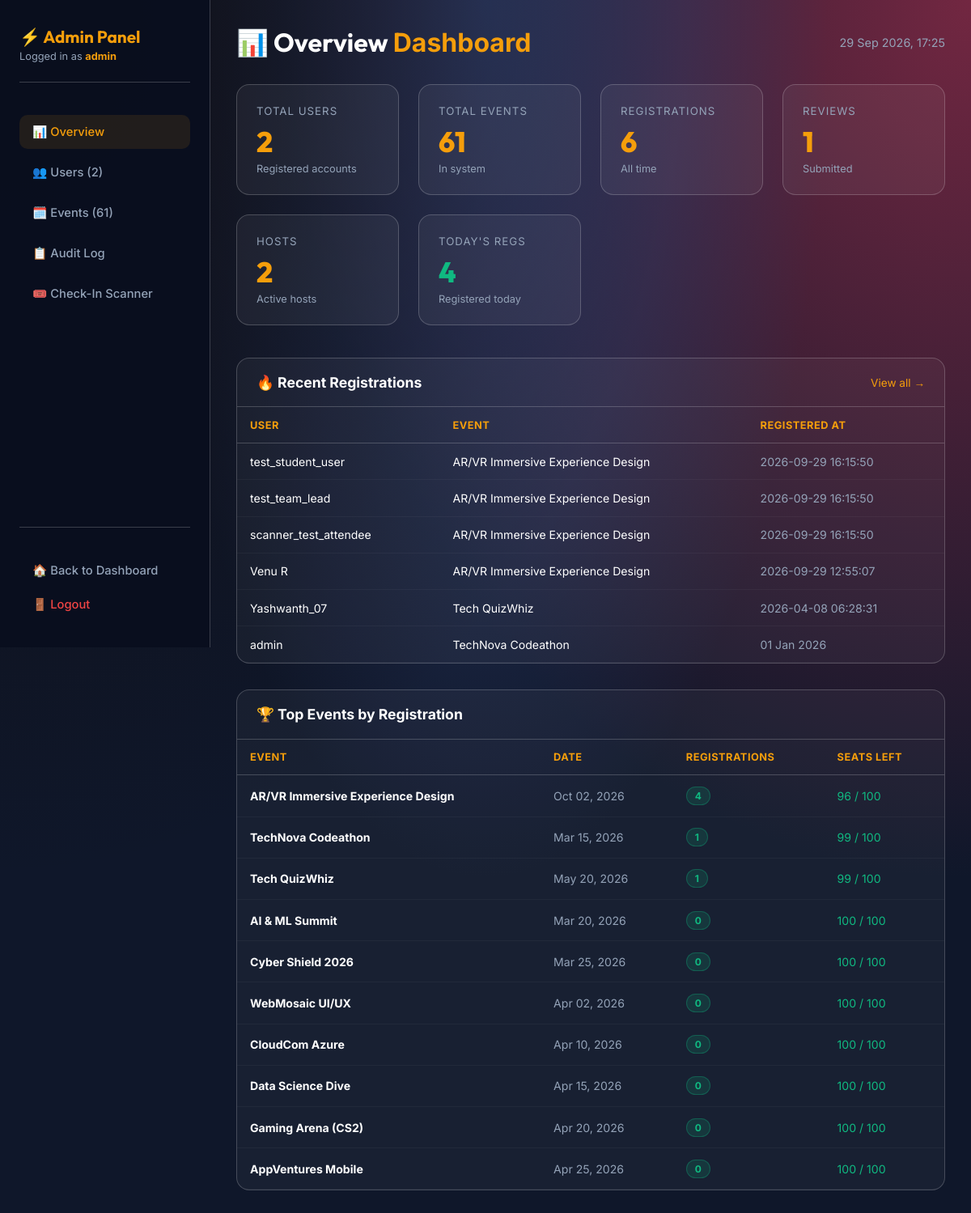
Page /admin (signed in) on the earlier database version.
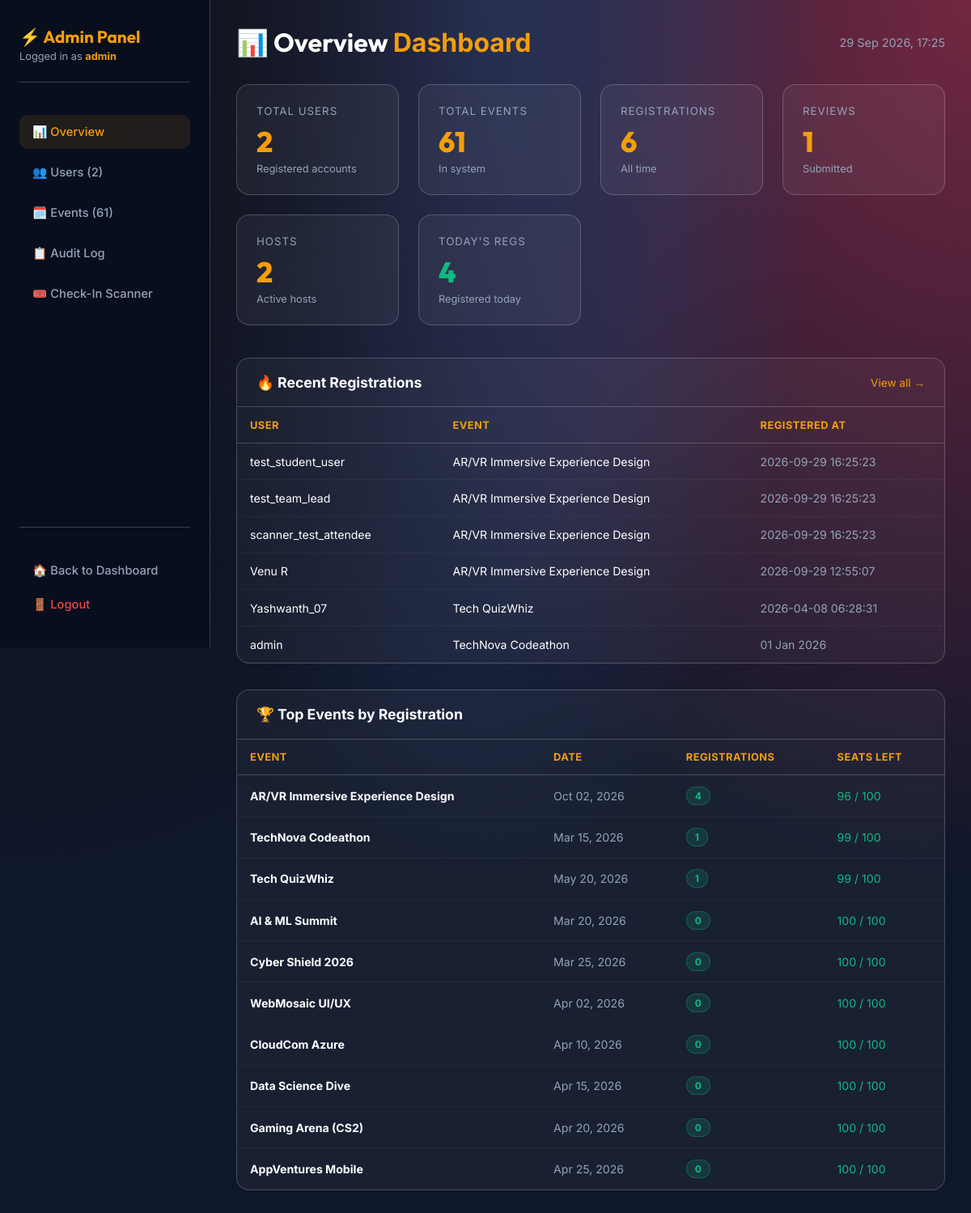
Same page on the later database version.
### tables this page shows
CREATE TABLE registrations 
                 (id INTEGER PRIMARY KEY AUTOINCREMENT, username TEXT, event_id INTEGER, 
                  full_name TEXT, email TEXT, phone TEXT, college_id TEXT, 
                  timestamp DATETIME DEFAULT CURRENT_TIMESTAMP, payment_method TEXT, upi_id TEXT, checked_in INTEGER DEFAULT 0, checkin_time DATETIME, team_name TEXT DEFAULT '', team_members TEXT DEFAULT '[]', status TEXT DEFAULT 'active', cancelled_at DATETIME, ticket_code TEXT DEFAULT '');

CREATE TABLE events
                 (id INTEGER PRIMARY KEY AUTOINCREMENT, title TEXT, date TEXT, desc TEXT, 
                  price TEXT, color TEXT, image TEXT, purpose TEXT, full_details TEXT, outcome TEXT, seats_total INTEGER DEFAULT 100, seats_filled INTEGER DEFAULT 0, is_draft INTEGER DEFAULT 0, featured INTEGER DEFAULT 0, venue TEXT DEFAULT 'Online', venue_address TEXT DEFAULT 'Tech Park Campus, Innovation Block A, Bangalore - 560103');

### backend/app.py (the view)
@app.route('/admin')
@admin_required
def admin_dashboard():
    username = session.get('username')
    stats = get_admin_stats()
    conn = get_db(row_factory=True)
    c = conn.cursor()
    c.execute('''SELECT r.username, e.title as event_title, r.timestamp
                 FROM registrations r JOIN events e ON r.event_id=e.id
                 ORDER BY r.timestamp DESC LIMIT 10''')
    recent_regs = [dict(row) for row in c.fetchall()]
    c.execute('''SELECT e.*, COUNT(r.id) as reg_count,
                 (COALESCE(e.seats_total,100) - COUNT(r.id)) as seats_left
                 FROM events e LEFT JOIN registrations r ON e.id=r.event_id
                 GROUP BY e.id ORDER BY reg_count DESC LIMIT 10''')
    top_events = [dict(row) for row in c.fetchall()]
    conn.close()
    log_action(username, 'admin_view', 'dashboard')
    return render_template('admin/dashboard.html', username=username, stats=stats,
                           active='dashboard', recent_regs=recent_regs, top_events=top_events,
                           now=datetime.now().strftime('%d %b %Y, %H:%M'))

### backend/app.py (called while the page is built, shortened)
def get_db(timeout=60.0, row_factory=False):
    conn = getattr(_thread_local, 'conn', None)
    return conn

def is_host():
    if not session.get('loggedin'):
        return False
    if session.get('role') == 'host' or session.get('is_admin'):
        return True

def is_admin():
    if not session.get('loggedin'):
        return False
    if session.get('is_admin'):
        return True

def log_action(username, action, details=''):
    try:
        ip = request.remote_addr or '' if request else ''
        _LOG_QUEUE.put_nowait((username or 'anonymous', action, str(details or ''), ip))
    except Exception:
        pass

@app.context_processor
def inject_user_data():
    current_user = None
    user_is_admin = False
    user_is_host = False
    if session.get('loggedin'):
        username = session.get('username')
        user_is_admin = is_admin()
        user_is_host = is_host()
        photo = session.get('profile_photo')
        current_user = {'username': username, 'profile_photo': photo}
    return dict(current_user=current_user, is_admin=user_is_admin, is_host=user_is_host)

def admin_required(f):
    @wraps(f)
    def decorated(*args, **kwargs):
        if not session.get('loggedin'):
            return redirect(url_for('login'))
        username = session.get('username', '').lower()
        conn = get_db()
        c = conn.cursor()
        c.execute('SELECT is_admin FROM users WHERE LOWER(username)=?', (username,))
        row = c.fetchone()
        conn.close()
        is_admin_user = (row and row[0] == 1) or username in ('admin', 'venu r')
        if not is_admin_user:
            flash('Access denied. Admin only.', 'error')
            return redirect(url_for('dashboard'))
        return f(*args, **kwargs)
    return decorated

@app.after_request
def add_security_headers(response):
    response.headers['X-Content-Type-Options'] = 'nosniff'
    response.headers['X-Frame-Options'] = 'SAMEORIGIN'
    if request.path.startswith('/static/'):
        response.headers['Cache-Control'] = 'no-cache, must-revalidate, max-age=0'
    return response

    def __getattr__(self, name):
        return getattr(self._raw_conn, name)

    def close(self):
        pass

### frontend/templates/admin/dashboard.html
{% extends "admin/base.html" %}
{% block content %}
<div class="admin-header">
    <h1>📊 Overview <span>Dashboard</span></h1>
    <span style="color:var(--text-muted);font-size:0.9rem">{{ now }}</span>
</div>
<div class="stat-grid">
    <div class="stat-card">
        <div class="stat-label">Total Users</div>
        <div class="stat-value">{{ stats.total_users }}</div>
        <div class="stat-sub">Registered accounts</div>
    </div>
    <div class="stat-card">
        <div class="stat-label">Total Events</div>
        <div class="stat-value">{{ stats.total_events }}</div>
        <div class="stat-sub">In system</div>
    </div>
    <div class="stat-card">
        <div class="stat-label">Registrations</div>
        <div class="stat-value">{{ stats.total_regs }}</div>
        <div class="stat-sub">All time</div>
    </div>
    <div class="stat-card">
        <div class="stat-label">Reviews</div>
        <div class="stat-value">{{ stats.total_reviews }}</div>
        <div class="stat-sub">Submitted</div>
    </div>
    <div class="stat-card">
        <div class="stat-label">Hosts</div>
        <div class="stat-value">{{ stats.total_hosts }}</div>
        <div class="stat-sub">Active hosts</div>
    </div>
    <div class="stat-card">
        <div class="stat-label">Today's Regs</div>
        <div class="stat-value" style="color:#10b981">{{ stats.today_regs }}</div>
        <div class="stat-sub">Registered today</div>
    </div>
</div>
<div class="panel-section">
    <div class="panel-section-header">
        <h3>🔥 Recent Registrations</h3>
        <a href="{{ url_for('admin_users') }}" style="font-size:0.85rem;color:var(--admin-accent);text-decoration:none">View all →</a>
    </div>
    <table class="admin-table">
        <thead>
            <tr>
                <th>User</th>
                <th>Event</th>
                <th>Registered At</th>
            </tr>
        </thead>
        <tbody>
            {% for r in recent_regs %}
            <tr>
                <td>{{ r.username }}</td>
                <td>{{ r.event_title }}</td>
                <td style="color:var(--text-muted)">{{ r.timestamp }}</td>
            </tr>
            {% else %}
            <tr><td colspan="3" style="color:var(--text-muted);padding:2rem;text-align:center">No registrations yet</td></tr>
            {% endfor %}
        </tbody>
    </table>
</div>
<div class="panel-section">
    <div class="panel-section-header">
        <h3>🏆 Top Events by Registration</h3>
    </div>
    <table class="admin-table">
        <thead>
            <tr>
                <th>Event</th>
                <th>Date</th>
                <th>Registrations</th>
                <th>Seats Left</th>
            </tr>
        </thead>
        <tbody>
            {% for ev in top_events %}
            <tr>
                <td><strong>{{ ev.title }}</strong></td>
                <td style="color:var(--text-muted)">{{ ev.date }}</td>
                <td><span class="badge badge-active">{{ ev.reg_count }}</span></td>
                <td style="color:{% if ev.seats_left < 10 %}#ef4444{% else %}#10b981{% endif %}">
                    {{ ev.seats_left }} / {{ ev.seats_total }}
                </td>
            </tr>
            {% else %}
            <tr><td colspan="4" style="color:var(--text-muted);padding:2rem;text-align:center">No events</td></tr>
            {% endfor %}
        </tbody>
    </table>
</div>
{% endblock %}

### frontend/templates/admin/base.html (shortened to what this page needs)
<!DOCTYPE html>
<html lang="en">
<head>
    <link rel="stylesheet" href="{{ url_for('static', filename='style.css') }}">
</head>
<body>
<div class="admin-layout">
    <aside class="admin-sidebar" role="navigation" aria-label="Admin navigation">
        <div class="logo-block">
            <h2>⚡ Admin Panel</h2>
            <p>Logged in as <strong style="color:var(--admin-accent)">{{ username }}</strong></p>
        </div>
        <a href="{{ url_for('admin_dashboard') }}" class="admin-nav-item {% if active=='dashboard' %}active{% endif %}">
            📊 Overview
        </a>
        <a href="{{ url_for('admin_users') }}" class="admin-nav-item {% if active=='users' %}active{% endif %}">
            👥 Users ({{ stats.total_users }})
        </a>
        <a href="{{ url_for('admin_events') }}" class="admin-nav-item {% if active=='events' %}active{% endif %}">
            🗓️ Events ({{ stats.total_events }})
        </a>
        <a href="{{ url_for('admin_audit') }}" class="admin-nav-item {% if active=='audit' %}active{% endif %}">
            📋 Audit Log
        </a>
        <a href="{{ url_for('scan_ticket') }}" class="admin-nav-item">
            🎟️ Check-In Scanner
        </a>
        <div style="margin-top:auto; padding-top:2rem; border-top:1px solid var(--glass-border);">
            <a href="{{ url_for('dashboard') }}" class="admin-nav-item">🏠 Back to Dashboard</a>
            <a href="{{ url_for('logout') }}" class="admin-nav-item" style="color:#ef4444">🚪 Logout</a>
        </div>
    </aside>
    <main id="admin-content" class="admin-main" role="main">
        {% block content %}{% endblock %}
    </main>
</div>
</body>
</html>

### frontend/static/style.css (style rules this page uses)
:root { color-scheme: dark; --primary: #00f2fe; --primary-dark: #4facfe; --secondary: #ff0080; --bg-dark: #0f172a; --bg-card: rgba(255, 255, 255, 0.1); --text-main: #ffffff; --text-muted: #94a3b8; --glass-border: rgba(255, 255, 255, 0.2); --font-heading: 'Outfit', sans-serif; --font-body: 'Inter', sans-serif; }
* { margin: 0; padding: 0; box-sizing: border-box; font-family: var(--font-body); }
body { background-color: var(--bg-dark); color: var(--text-main); min-height: 100vh; background-image: radial-gradient(at 0% 0%, hsla(253, 16%, 7%, 1) 0, transparent 50%), radial-gradient(at 50% 0%, hsla(225, 39%, 30%, 1) 0, transparent 50%), radial-gradient(at 100% 0%, hsla(339, 49%, 30%, 1) 0, transparent 50%); overflow-x: hidden; }
a { text-decoration: none; color: inherit; }
main { padding: 2rem 5%; padding-bottom: 5rem; }

### frontend/templates/admin/base.html (style rules this page uses)
:root { --admin-accent: #f59e0b; }
.admin-layout { display: flex; min-height: 100vh; }
.admin-sidebar { width: 260px; background: rgba(10,15,30,0.98); border-right: 1px solid var(--glass-border); padding: 2rem 1.5rem; display: flex; flex-direction: column; gap: 0.5rem; position: sticky; top: 0; height: 100vh; overflow-y: auto; flex-shrink: 0; }
.admin-sidebar .logo-block { margin-bottom: 2rem; padding-bottom: 1.5rem; border-bottom: 1px solid var(--glass-border); }
.admin-sidebar .logo-block h2 { color: var(--admin-accent); font-family: var(--font-heading); font-size: 1.3rem; }
.admin-sidebar .logo-block p { color: var(--text-muted); font-size: 0.8rem; margin-top: 4px; }
.admin-nav-item { display: flex; align-items: center; gap: 0.75rem; padding: 0.75rem 1rem; border-radius: 10px; color: var(--text-muted); text-decoration: none; font-size: 0.92rem; font-weight: 500; transition: all 0.2s ease; cursor: pointer; border: none; background: none; width: 100%; text-align: left; }
.admin-nav-item:hover, .admin-nav-item.active { background: rgba(245,158,11,0.1); color: var(--admin-accent); }
.admin-main { flex: 1; padding: 2rem; overflow-x: auto; }
.admin-header { display: flex; justify-content: space-between; align-items: center; margin-bottom: 2rem; }
.admin-header h1 { font-family: var(--font-heading); font-size: 2rem; color: var(--text-main); }
.admin-header span { color: var(--admin-accent); }
.stat-grid { display: grid; grid-template-columns: repeat(auto-fit, minmax(180px, 1fr)); gap: 1.5rem; margin-bottom: 2.5rem; }
.stat-card { background: rgba(255,255,255,0.05); border: 1px solid var(--glass-border); border-radius: 16px; padding: 1.5rem; transition: all 0.3s; }
.stat-card .stat-label { color: var(--text-muted); font-size: 0.83rem; text-transform: uppercase; letter-spacing: 1px; margin-bottom: 0.5rem; }
.stat-card .stat-value { font-size: 2.2rem; font-weight: 800; font-family: var(--font-heading); color: var(--admin-accent); }
.stat-card .stat-sub { color: var(--text-muted); font-size: 0.8rem; margin-top: 4px; }
.panel-section { background: rgba(255,255,255,0.04); border: 1px solid var(--glass-border); border-radius: 16px; margin-bottom: 2rem; overflow: hidden; }
.panel-section-header { padding: 1.2rem 1.5rem; border-bottom: 1px solid var(--glass-border); display: flex; justify-content: space-between; align-items: center; }
.panel-section-header h3 { color: var(--text-main); font-size: 1.1rem; font-weight: 700; }
.admin-table { width: 100%; border-collapse: collapse; font-size: 0.88rem; }
.admin-table th { padding: 0.9rem 1rem; text-align: left; color: var(--admin-accent); font-weight: 700; font-size: 0.8rem; text-transform: uppercase; letter-spacing: 0.5px; border-bottom: 1px solid var(--glass-border); }
.admin-table td { padding: 0.85rem 1rem; border-bottom: 1px solid rgba(255,255,255,0.04); color: var(--text-main); vertical-align: middle; }
.badge { padding: 3px 10px; border-radius: 50px; font-size: 0.75rem; font-weight: 700; display: inline-block; }
.badge-active { background: rgba(16,185,129,0.15); color: #10b981; border: 1px solid rgba(16,185,129,0.3); }

Differences in the rows shown:
changed registrations "test_student_user": timestamp "2026-09-29 16:15:50" → "2026-09-29 16:25:23"
changed registrations "test_team_lead": timestamp "2026-09-29 16:15:50" → "2026-09-29 16:25:23"
changed registrations "scanner_test_attendee": timestamp "2026-09-29 16:15:50" → "2026-09-29 16:25:23"
